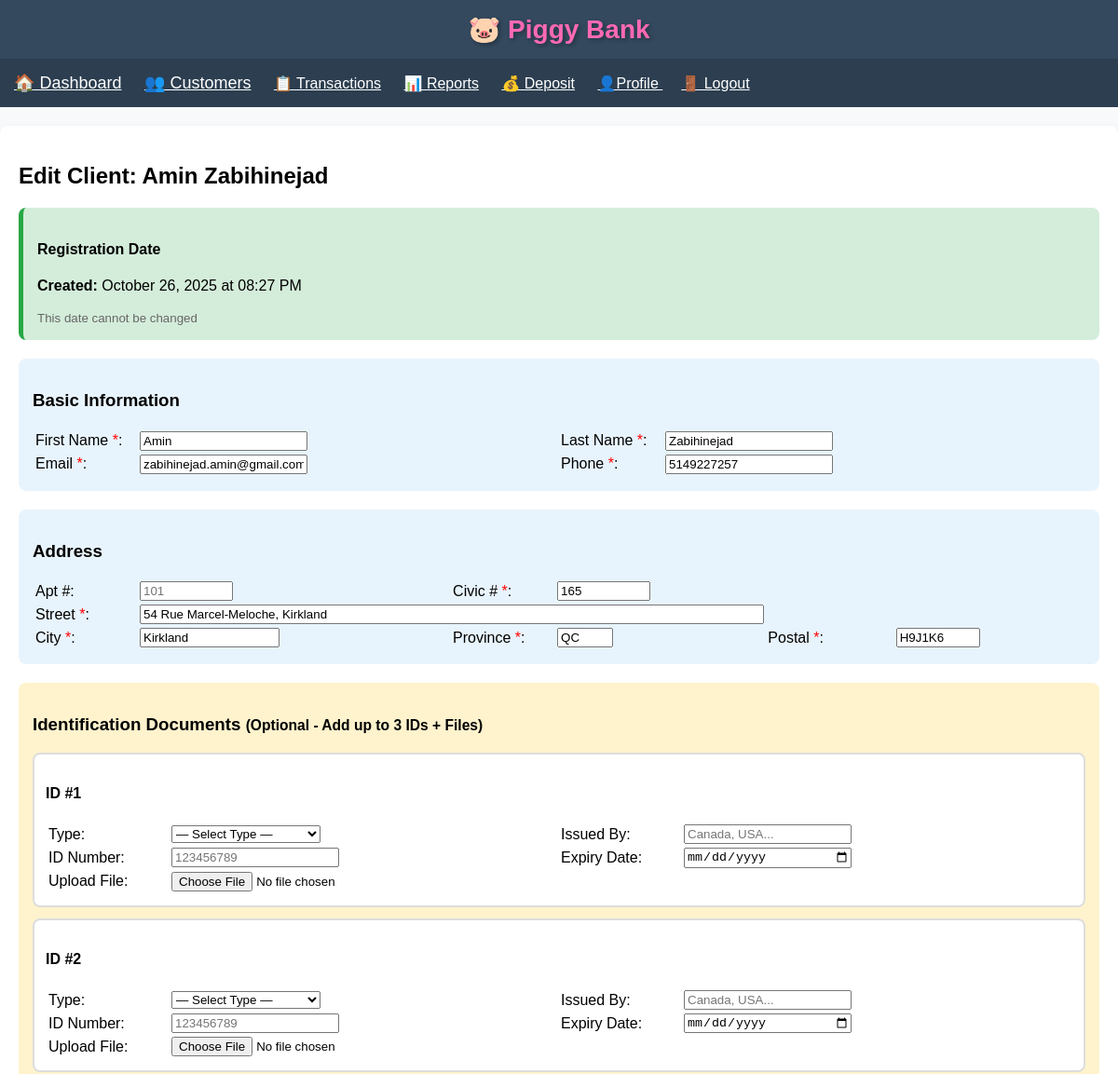
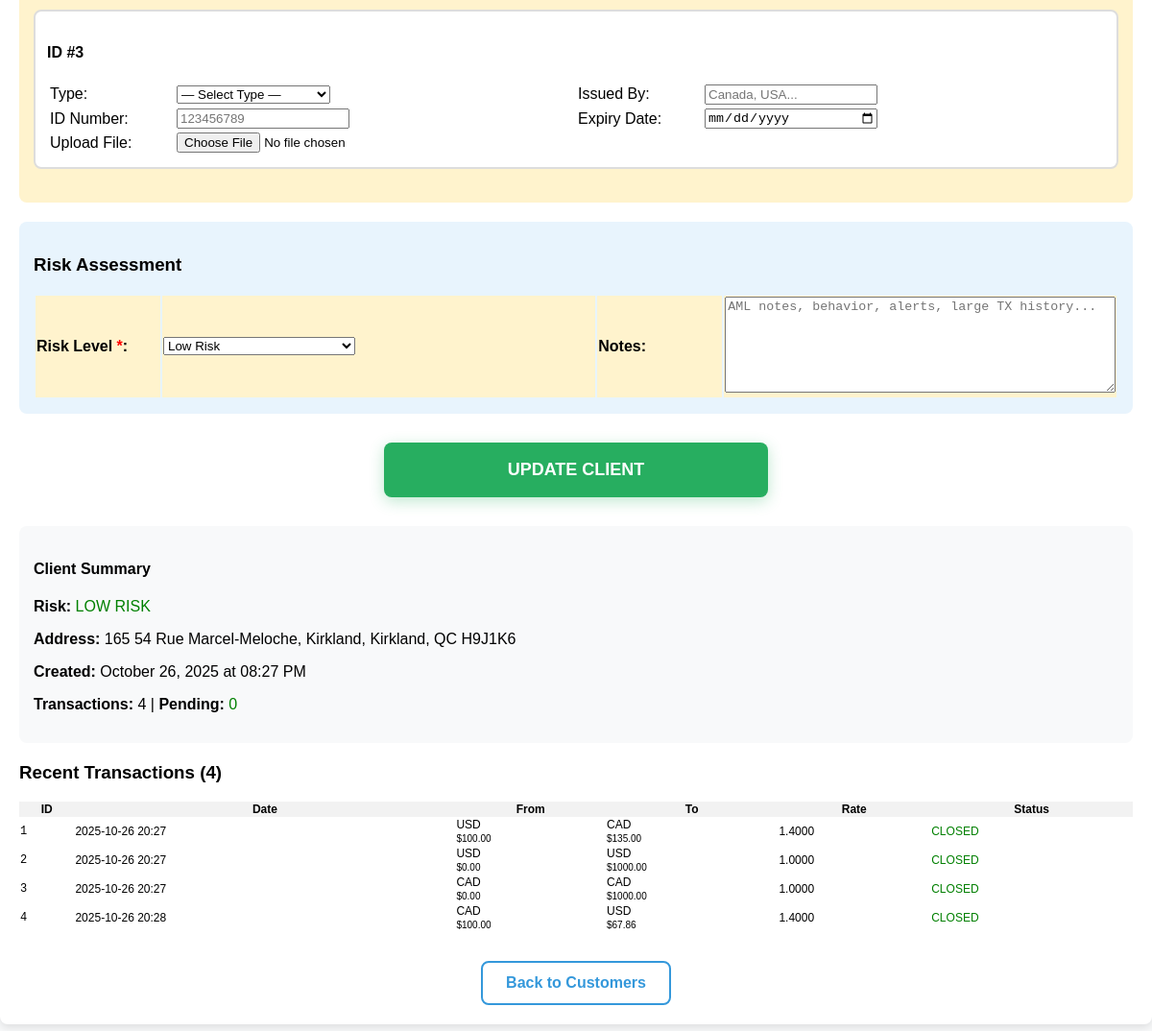
/edit_client/1 (signed in), run on the app's committed database (2 pictures, top to bottom).
### app.py (models this page shows)
class Client(db.Model):
    id = db.Column(db.Integer, primary_key=True)
    first_name = db.Column(db.String(100), nullable=False)
    last_name = db.Column(db.String(100), nullable=False)
    email = db.Column(db.String(120), nullable=False)
    phone = db.Column(db.String(20), nullable=False)
    apartment = db.Column(db.String(20))
    civic_number = db.Column(db.String(20), nullable=False)
    street = db.Column(db.String(200), nullable=False)
    city = db.Column(db.String(100), nullable=False)
    province = db.Column(db.String(10), nullable=False)
    postal_code = db.Column(db.String(10), nullable=False)
    risk_level = db.Column(db.String(20), default='low risk')
    notes = db.Column(db.Text)
    created_at = db.Column(db.DateTime, default=datetime.utcnow)
    id1_type = db.Column(db.String(50))
    id1_issued_by = db.Column(db.String(100))
    id1_number = db.Column(db.String(50))
    id1_expiry_date = db.Column(db.Date)
    id1_filename = db.Column(db.String(255))
    id1_filesize = db.Column(db.Integer)
    id1_last_download = db.Column(db.DateTime)
    id2_type = db.Column(db.String(50))
    id2_issued_by = db.Column(db.String(100))
    id2_number = db.Column(db.String(50))
    id2_expiry_date = db.Column(db.Date)
    id2_filename = db.Column(db.String(255))
    id2_filesize = db.Column(db.Integer)
    id2_last_download = db.Column(db.DateTime)
    id3_type = db.Column(db.String(50))
    id3_issued_by = db.Column(db.String(100))
    id3_number = db.Column(db.String(50))
    id3_expiry_date = db.Column(db.Date)
    id3_filename = db.Column(db.String(255))
    id3_filesize = db.Column(db.Integer)
    id3_last_download = db.Column(db.DateTime)
    transactions = db.relationship('Transaction', backref='client', lazy=True)

class Transaction(db.Model):
    id = db.Column(db.Integer, primary_key=True, autoincrement=True)  # AUTO
    tx_ref = db.Column(db.String(11), unique=True, nullable=False, index=True)  # DISPLAY ID
    date = db.Column(db.DateTime, default=datetime.utcnow)
    from_currency = db.Column(db.String(3), nullable=False)
    to_currency = db.Column(db.String(3), nullable=False)
    from_amount = db.Column(db.Float, nullable=False)
    to_amount = db.Column(db.Float, nullable=False)
    exchange_rate = db.Column(db.Float, nullable=False)
    notes = db.Column(db.Text, nullable=True)
    is_fintrac = db.Column(db.Boolean, default=False)
    client_id = db.Column(db.Integer, db.ForeignKey('client.id'), nullable=False)
    receipt_filename = db.Column(db.String(100))
    status = db.Column(db.String(10), default='closed')
    is_deposit = db.Column(db.Boolean, default=False)
    total_fee_cad = db.Column(db.Float, default=0.0)  # ← PROFIT PER TX

### app.py (the view, shortened to what this page needs)
@app.route('/edit_client/<client_id>', methods=['GET', 'POST'])
def edit_client(client_id):
    if 'user_id' not in session: return redirect(url_for('login'))
    client = None if client_id == 'new' else Client.query.get_or_404(int(client_id))
    return render_template('edit_client.html', client=client)

### templates/edit_client.html (shortened to what this page needs)
{% extends "base.html" %}
{% block content %}
<h2>{% if client %}Edit Client: {{ client.first_name }} {{ client.last_name }}{% else %}Add New Client{% endif %}</h2>
{% if client %}
<div style="background:#d4edda; padding:15px; border-radius:8px; margin-bottom:20px; border-left:5px solid #28a745;">
    <h4>Registration Date</h4>
    <p><strong>Created:</strong> {{ client.created_at.strftime('%B %d, %Y at %I:%M %p') }}</p>
    <small style="color:#666;">This date cannot be changed</small>
</div>
{% endif %}
<form method="POST" id="clientForm" enctype="multipart/form-data">
<div style="background:#e8f4fd; padding:15px; border-radius:8px; margin-bottom:20px;">
    <h3>Basic Information</h3>
    <table style="width:100%;">
        <tr>
            <td style="width:110px;">First Name <span style="color:red;">*</span>:</td>
            <td><input name="first_name" value="{{ client.first_name if client else '' }}" required style="width:180px;"></td>
            <td style="width:110px;">Last Name <span style="color:red;">*</span>:</td>
            <td><input name="last_name" value="{{ client.last_name if client else '' }}" required style="width:180px;"></td>
        </tr>
        <tr>
            <td>Email <span style="color:red;">*</span>:</td>
            <td><input name="email" type="email" value="{{ client.email if client else '' }}" required style="width:180px;"></td>
            <td>Phone <span style="color:red;">*</span>:</td>
            <td><input name="phone" value="{{ client.phone if client else '' }}" required style="width:180px;"></td>
        </tr>
    </table>
</div>
<div style="background:#e8f4fd; padding:15px; border-radius:8px; margin-bottom:20px;">
    <h3>Address</h3>
    <table style="width:100%;">
        <tr>
            <td style="width:110px;">Apt #:</td>
            <td><input name="apartment" value="{{ client.apartment if client else '' }}" placeholder="101" style="width:100px;"></td>
            <td style="width:110px;">Civic # <span style="color:red;">*</span>:</td>
            <td><input name="civic_number" value="{{ client.civic_number if client else '' }}" required style="width:100px;"></td>
        </tr>
        <tr>
            <td>Street <span style="color:red;">*</span>:</td>
            <td colspan="3"><input name="street" value="{{ client.street if client else '' }}" required style="width:100%;"></td>
        </tr>
        <tr>
            <td>City <span style="color:red;">*</span>:</td>
            <td><input name="city" value="{{ client.city if client else '' }}" required style="width:150px;"></td>
            <td>Province <span style="color:red;">*</span>:</td>
            <td><input name="province" value="{{ client.province if client else '' }}" required style="width:60px;"></td>
            <td>Postal <span style="color:red;">*</span>:</td>
            <td><input name="postal_code" value="{{ client.postal_code if client else '' }}" required placeholder="M5V 2T6" style="width:90px;"></td>
        </tr>
    </table>
</div>
<div style="background:#fff3cd; padding:15px; border-radius:8px; margin-bottom:20px;">
    <h3>Identification Documents <small>(Optional - Add up to 3 IDs + Files)</small></h3>
    <div style="border:2px solid #ddd; border-radius:8px; padding:12px; margin-bottom:12px; background:white;">
        <h4>ID #1</h4>
        <table style="width:100%;">
            <tr>
                <td style="width:130px;">Type:</td>
                <td>
                    <select name="id1_type" style="width:160px;">
                        <option value="">— Select Type —</option>
                    </select>
                </td>
                <td style="width:130px;">Issued By:</td>
                <td><input name="id1_issued_by" value="{{ client.id1_issued_by if client else '' }}" placeholder="Canada, USA..." style="width:180px;"></td>
            </tr>
            <tr>
                <td>ID Number:</td>
                <td><input type="text" name="id1_number" value="{{ client.id1_number if client else '' }}" placeholder="123456789" style="width:180px;"></td>
                <td>Expiry Date:</td>
                <td><input type="date" name="id1_expiry_date" value="{{ client.id1_expiry_date.strftime('%Y-%m-%d') if client and client.id1_expiry_date else '' }}" style="width:180px;"></td>
            </tr>
            <tr>
                <td>Upload File:</td>
                <td colspan="3">
                    <input type="file" name="id1_file" accept=".jpg,.jpeg,.png,.pdf" style="width:100%;">
                </td>
            </tr>
        </table>
    </div>
    <div style="border:2px solid #ddd; border-radius:8px; padding:12px; margin-bottom:12px; background:white;">
        <h4>ID #2</h4>
        <table style="width:100%;">
            <tr>
                <td style="width:130px;">Type:</td>
                <td>
                    <select name="id2_type" style="width:160px;">
                        <option value="">— Select Type —</option>
                    </select>
                </td>
                <td style="width:130px;">Issued By:</td>
                <td><input name="id2_issued_by" value="{{ client.id2_issued_by if client else '' }}" placeholder="Canada, USA..." style="width:180px;"></td>
            </tr>
            <tr>
                <td>ID Number:</td>
                <td><input type="text" name="id2_number" value="{{ client.id2_number if client else '' }}" placeholder="123456789" style="width:180px;"></td>
                <td>Expiry Date:</td>
                <td><input type="date" name="id2_expiry_date" value="{{ client.id2_expiry_date.strftime('%Y-%m-%d') if client and client.id2_expiry_date else '' }}" style="width:180px;"></td>
            </tr>
            <tr>
                <td>Upload File:</td>
                <td colspan="3">
                    <input type="file" name="id2_file" accept=".jpg,.jpeg,.png,.pdf" style="width:100%;">
                </td>
            </tr>
        </table>
    </div>
    <div style="border:2px solid #ddd; border-radius:8px; padding:12px; margin-bottom:20px; background:white;">
        <h4>ID #3</h4>
        <table style="width:100%;">
            <tr>
                <td style="width:130px;">Type:</td>
                <td>
                    <select name="id3_type" style="width:160px;">
                        <option value="">— Select Type —</option>
                    </select>
                </td>
                <td style="width:130px;">Issued By:</td>
                <td><input name="id3_issued_by" value="{{ client.id3_issued_by if client else '' }}" placeholder="Canada, USA..." style="width:180px;"></td>
            </tr>
            <tr>
                <td>ID Number:</td>
                <td><input type="text" name="id3_number" value="{{ client.id3_number if client else '' }}" placeholder="123456789" style="width:180px;"></td>
                <td>Expiry Date:</td>
                <td><input type="date" name="id3_expiry_date" value="{{ client.id3_expiry_date.strftime('%Y-%m-%d') if client and client.id3_expiry_date else '' }}" style="width:180px;"></td>
            </tr>
            <tr>
                <td>Upload File:</td>
                <td colspan="3">
                    <input type="file" name="id3_file" accept=".jpg,.jpeg,.png,.pdf" style="width:100%;">
                </td>
            </tr>
        </table>
    </div>
</div>
<div style="background:#e8f4fd; padding:15px; border-radius:8px; margin-bottom:30px;">
    <h3>Risk Assessment</h3>
    <table style="width:100%;">
        <tr style="background:#fff3cd;">
            <td style="width:130px;"><strong>Risk Level <span style="color:red;">*</span>:</strong></td>
            <td>
                <select name="risk_level" required style="width:200px;">
                    <option value="low risk" {{ 'selected' if client and client.risk_level == 'low risk' }}>Low Risk</option>
                </select>
            </td>
            <td style="width:130px;"><strong>Notes:</strong></td>
            <td>
                <textarea name="notes" rows="4" placeholder="AML notes, behavior, alerts, large TX history..."
                          style="width:100%; min-height:100px; resize:vertical;">{{ client.notes if client else '' }}</textarea>
            </td>
        </tr>
    </table>
</div>
<div style="text-align:center; margin-bottom:30px;">
    <button type="submit" form="clientForm"
            style="width:100%; max-width:400px; padding:18px; background:#27ae60; color:white; border:none; border-radius:8px; font-size:18px; font-weight:bold; cursor:pointer; box-shadow:0 4px 15px rgba(39,174,96,0.3);">
        {% if client %}UPDATE CLIENT{% else %}ADD NEW CLIENT{% endif %}
    </button>
</div>
</form>
{% if client %}
<div style="background:#f8f9fa; padding:15px; border-radius:8px; margin-bottom:20px;">
    <h4>Client Summary</h4>
    <p><strong>Risk:</strong>
        {% if client.risk_level == 'low risk' %}<span style="color:green;">LOW RISK</span>
        {% elif client.risk_level == 'medium risk' %}<span style="color:orange;">MEDIUM RISK</span>
        {% elif client.risk_level == 'high risk' %}<span style="color:red;">HIGH RISK</span>
        {% else %}<span style="color:red; font-weight:bold;">ON HOLD</span>{% endif %}
    </p>
    <p><strong>Address:</strong> {{ client.apartment or '' }} {{ client.civic_number }} {{ client.street }}, {{ client.city }}, {{ client.province }} {{ client.postal_code }}</p>
    <p><strong>Created:</strong> {{ client.created_at.strftime('%B %d, %Y at %I:%M %p') }}</p>
    {% set transactions_list = client.transactions %}
    <p><strong>Transactions:</strong> {{ transactions_list|length }} |
       <strong>Pending:</strong>
       {% set pending_tx = transactions_list|selectattr('status', 'equalto', 'pending')|list %}
       {% if pending_tx|length > 0 %}
           <span style="color:red; font-weight:bold;">{{ pending_tx|length }}</span>
       {% else %}
           <span style="color:green;">0</span>
       {% endif %}
    </p>
</div>
<h3>Recent Transactions ({{ transactions_list|length }})</h3>
<table style="width:100%; border-collapse:collapse; font-size:12px; margin-top:10px;">
    <tr style="background:#f2f2f2;">
        <th>ID</th><th>Date</th><th>From</th><th>To</th><th>Rate</th><th>Status</th>
    </tr>
    {% for tx in transactions_list[-10:] %}
    <tr>
        <td style="font-family:monospace;">{{ tx.id }}</td>
        <td>{{ tx.date.strftime('%Y-%m-%d %H:%M') }}</td>
        <td>{{ tx.from_currency }}<br><small>${{ "%.2f"|format(tx.from_amount) }}</small></td>
        <td>{{ tx.to_currency }}<br><small>${{ "%.2f"|format(tx.to_amount) }}</small></td>
        <td>{{ "%.4f"|format(tx.exchange_rate) }}</td>
        <td>
            {% if tx.status == 'pending' %}
                <span style="color:red; font-weight:bold;">PENDING</span>
            {% else %}
                <span style="color:green;">CLOSED</span>
            {% endif %}
        </td>
    </tr>
    {% else %}
    <tr><td colspan="6" style="text-align:center; color:#999; padding:20px;">No transactions yet</td></tr>
    {% endfor %}
</table>
{% endif %}
<div style="text-align:center; margin-top:30px;">
    <a href="{{ url_for('customers') }}"
       style="font-size:16px; color:#3498db; font-weight:bold; text-decoration:none; padding:12px 24px; border:2px solid #3498db; border-radius:8px; display:inline-block;">
       Back to Customers
    </a>
</div>
{% endblock %}

### templates/base.html (style rules this page uses)
* { box-sizing: border-box; }
body { font-family: Arial; margin: 0; padding: 0; background: #f8f9fa; }

### data on the page
Client: first_name "Amin", last_name "Zabihinejad", created_at "October 26, 2025 at 08:27 PM", email "zabihinejad.amin@gmail.com", phone "5149227257", civic_number "165", street "54 Rue Marcel-Meloche, Kirkland", city "Kirkland", province "QC", postal_code "H9J1K6"
Transaction: id "1", date "2025-10-26 20:27", from_currency "USD", from_amount "100.00", to_currency "CAD", to_amount "135.00", exchange_rate "1.4000", status "CLOSED"
Transaction: id "2", date "2025-10-26 20:27", from_currency "USD", from_amount "0.00", to_currency "USD", to_amount "1000.00", exchange_rate "1.0000", status "CLOSED"
Transaction: id "3", date "2025-10-26 20:27", from_currency "CAD", from_amount "0.00", to_currency "CAD", to_amount "1000.00", exchange_rate "1.0000", status "CLOSED"
Transaction: id "4", date "2025-10-26 20:28", from_currency "CAD", from_amount "100.00", to_currency "USD", to_amount "67.86", exchange_rate "1.4000", status "CLOSED"

### other printed values
{{ transactions_list|length }} "4"
